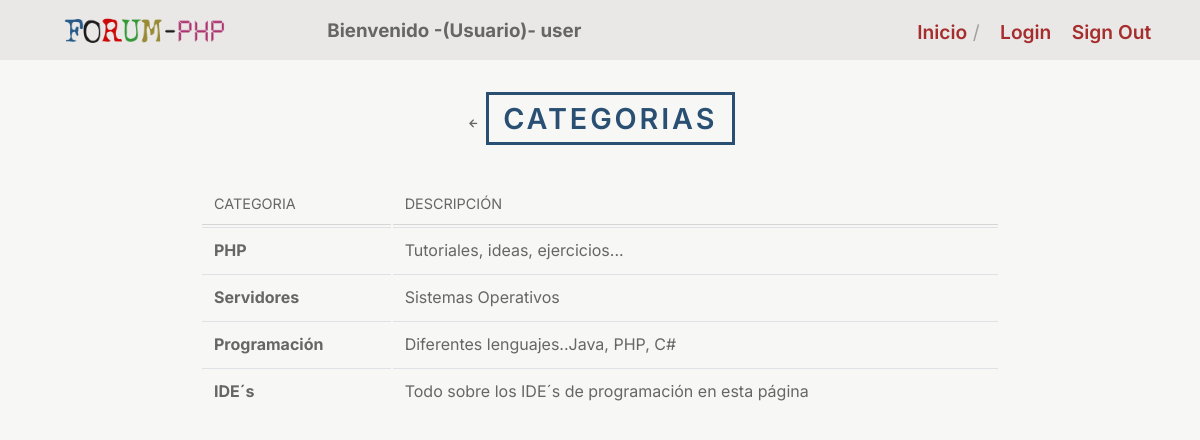
Page /indexCategory.php (signed in) on the committed database.
### tables this page shows
CREATE TABLE `categories` (
  `cat_id` int(8) NOT NULL,
  `cat_name` varchar(50) NOT NULL,
  `cat_description` varchar(200) NOT NULL
);

### controller/category_controller.php (called while the page is built, shortened)
<?php
require_once('./domain/Conecction.php');
require_once('./domain/Category.php');
function iniCategory()
{
  $conection = new Conecction();
  $dbh = $conection->getConection();
  include('view/header_view.php');
  $categories = new Category();
  $resultado = $categories->getCategories($dbh);
  include('model/listcategory_model.php');
  listCategory($dbh, $resultado);
}

### domain/Category.php (called while the page is built, shortened)
<?php
class Category
{
  public function getCategories($dbh)
  {
    try {
      $stmt = $dbh->prepare("SELECT cat_id, cat_name, cat_description FROM categories");
      $stmt->execute();
      $resultado = $stmt->fetchAll(PDO::FETCH_ASSOC);
      return $resultado;
    } catch (PDOException $e) {
      echo "ERROR: " . $e->getMessage();
      redirect('errorpagePDO_view.php');
    }
  }
}
?>

### view/MemberCategory_view.php (the view, shortened to what this page needs)
<tr>
  <td><a href="indexTopics.php?id=<?= $category['cat_id'] ?>"><strong>
        <?= $category['cat_name'] ?>
      </strong></a></td>
  <td>
    <?= $category['cat_description'] ?>
  </td>
</tr>

### model/listcategory_model.php (shortened to what this page needs)
<?php
function listCategory($dbh, $resultado)
{
  ?>
  <main class="container" id="content">
    <section class="header">
      <a href="#" onclick="window.history.back(); return false;">
        <span class='uil-arrow-left'></span>
      </a>
      <h1>Categorias</h1>
    </section>
    <table class="categories">
      <tr>
        <th>Categoria</th>
        <th>Descripción</th>
        <?php
        foreach ($resultado as $category) {
          include('./view/MemberCategory_view.php');
        }
        ?>
  </main>
  <?php
}
?>

### css/styles.css (style rules this page uses)
* { box-sizing: border-box; }
body { margin: 0; color: #666; background-color: #f7f7f5; }
a { color: #666; }
body { font-family: 'Inter', 'Arial', sans-serif; font-size: 100%; }
a { text-decoration: none; }
h1 { font-size: 1.8em; }
h1, h2 { font-weight: 600; margin: 0 0 0.14em 0; }
.container { margin: 0 auto 0 auto; max-width: 94%; }
.header { text-align: center; margin-bottom: 2em; text-transform: uppercase; }
.header h1 { color: #295073; border: 3px solid #295073; letter-spacing: 0.1em; display: inline-block; padding: .2em .5em; }
table { width: 100%; margin-top: 2rem; table-layout: auto; background-color: transparent; border-collapse: separate; }
table.admin, table.categories { max-width: 800px; margin: 0 auto; }
th { text-align: left; text-transform: uppercase; font-size: 0.9rem; font-weight: normal; border-bottom: 1px solid #d6d6d6; padding: .75rem; vertical-align: top; }
td { padding: .75rem; vertical-align: top; border-top: 1px solid #dee2e6; }

### rows in the picture
categories: cat_name "PHP", cat_description "Tutoriales, ideas, ejercicios..."
categories: cat_name "Servidores", cat_description "Sistemas Operativos"
categories: cat_name "Programación", cat_description "Diferentes lenguajes..Java, PHP, C#"
categories: cat_name "IDE´s", cat_description "Todo sobre los IDE´s de programación en esta página"

### other values in the picture
$_SESSION['user_name'] "user"
